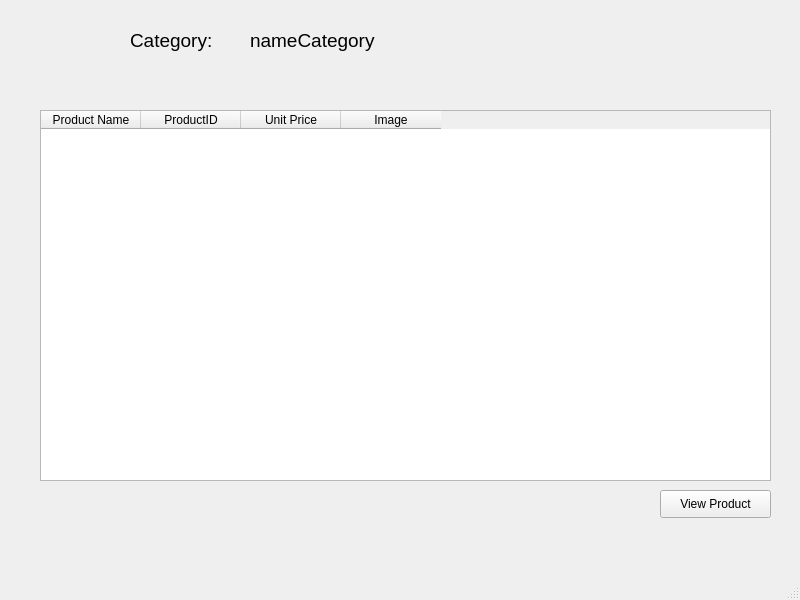
<?xml version="1.0" encoding="UTF-8"?>
<ui version="4.0">
 <class>MainWindow</class>
 <widget class="QMainWindow" name="MainWindow">
  <property name="geometry">
   <rect>
    <x>0</x>
    <y>0</y>
    <width>800</width>
    <height>600</height>
   </rect>
  </property>
  <property name="windowTitle">
   <string>MainWindow</string>
  </property>
  <widget class="QWidget" name="centralwidget">
   <widget class="QLabel" name="label_background">
    <property name="geometry">
     <rect>
      <x>-70</x>
      <y>-70</y>
      <width>971</width>
      <height>781</height>
     </rect>
    </property>
    <property name="maximumSize">
     <size>
      <width>16777215</width>
      <height>16777215</height>
     </size>
    </property>
    <property name="text">
     <string/>
    </property>
    <property name="pixmap">
     <pixmap>backgroundDBMS.png</pixmap>
    </property>
    <property name="scaledContents">
     <bool>true</bool>
    </property>
   </widget>
   <widget class="QLabel" name="label_logo_7">
    <property name="geometry">
     <rect>
      <x>0</x>
      <y>0</y>
      <width>101</width>
      <height>111</height>
     </rect>
    </property>
    <property name="text">
     <string/>
    </property>
    <property name="pixmap">
     <pixmap>Safatique logo (2).png</pixmap>
    </property>
    <property name="scaledContents">
     <bool>true</bool>
    </property>
   </widget>
   <widget class="QTableWidget" name="ProductsTableWidget">
    <property name="geometry">
     <rect>
      <x>40</x>
      <y>110</y>
      <width>731</width>
      <height>371</height>
     </rect>
    </property>
    <property name="sizePolicy">
     <sizepolicy hsizetype="Fixed" vsizetype="Fixed">
      <horstretch>0</horstretch>
      <verstretch>0</verstretch>
     </sizepolicy>
    </property>
    <column>
     <property name="text">
      <string>Product Name</string>
     </property>
    </column>
    <column>
     <property name="text">
      <string>ProductID</string>
     </property>
    </column>
    <column>
     <property name="text">
      <string>Unit Price</string>
     </property>
    </column>
    <column>
     <property name="text">
      <string>Image</string>
     </property>
    </column>
   </widget>
   <widget class="QLabel" name="label_8">
    <property name="geometry">
     <rect>
      <x>130</x>
      <y>20</y>
      <width>751</width>
      <height>41</height>
     </rect>
    </property>
    <property name="styleSheet">
     <string notr="true">font: 12pt &quot;Bell MT&quot;;
</string>
    </property>
    <property name="text">
     <string>&lt;html&gt;&lt;head/&gt;&lt;body&gt;&lt;p&gt;&lt;span style=&quot; font-size:14pt;&quot;&gt;Category:&lt;/span&gt;&lt;/p&gt;&lt;/body&gt;&lt;/html&gt;</string>
    </property>
   </widget>
   <widget class="QLabel" name="label_categoryName">
    <property name="geometry">
     <rect>
      <x>250</x>
      <y>20</y>
      <width>751</width>
      <height>41</height>
     </rect>
    </property>
    <property name="styleSheet">
     <string notr="true">font: 12pt &quot;Bell MT&quot;;
</string>
    </property>
    <property name="text">
     <string>&lt;html&gt;&lt;head/&gt;&lt;body&gt;&lt;p&gt;&lt;span style=&quot; font-size:14pt;&quot;&gt;nameCategory&lt;/span&gt;&lt;/p&gt;&lt;/body&gt;&lt;/html&gt;</string>
    </property>
   </widget>
   <widget class="QPushButton" name="pushButton_viewProduct">
    <property name="geometry">
     <rect>
      <x>660</x>
      <y>490</y>
      <width>111</width>
      <height>28</height>
     </rect>
    </property>
    <property name="sizePolicy">
     <sizepolicy hsizetype="Minimum" vsizetype="Fixed">
      <horstretch>0</horstretch>
      <verstretch>0</verstretch>
     </sizepolicy>
    </property>
    <property name="text">
     <string>View Product</string>
    </property>
   </widget>
  </widget>
  <widget class="QMenuBar" name="menubar">
   <property name="geometry">
    <rect>
     <x>0</x>
     <y>0</y>
     <width>800</width>
     <height>26</height>
    </rect>
   </property>
  </widget>
  <widget class="QStatusBar" name="statusbar"/>
 </widget>
 <resources/>
 <connections/>
</ui>
